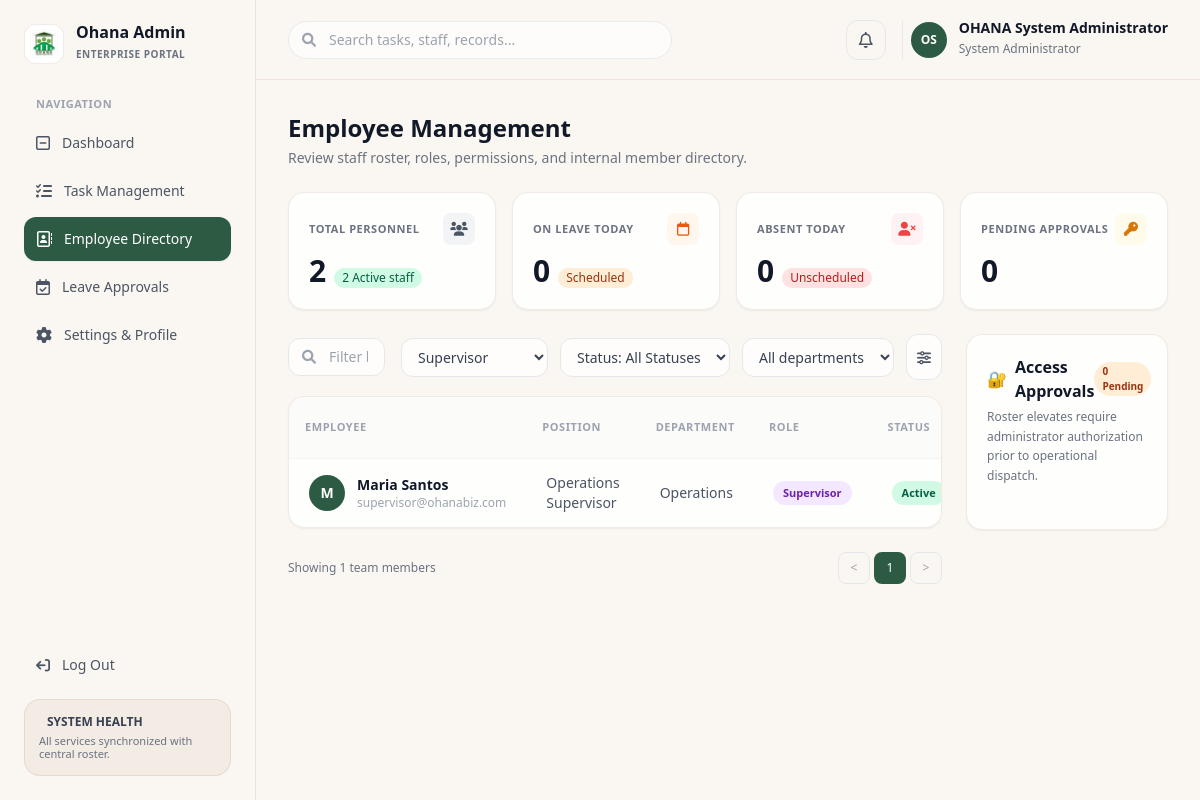
Page /admin_employee_list.php?role=supervisor (signed in) on the committed database.
### tables this page shows
CREATE TABLE IF NOT EXISTS `users` (
    `id`            INT UNSIGNED    NOT NULL AUTO_INCREMENT,
    `full_name`     VARCHAR(150)    NOT NULL,
    `email`         VARCHAR(191)    NOT NULL,
    `password_hash` VARCHAR(255)    NOT NULL,            
    `role`          ENUM('admin','supervisor','employee','client')
                                    NOT NULL DEFAULT 'client',
    `phone`         VARCHAR(20)     NULL,
    `position`      VARCHAR(100)    NULL,                
    `department`    VARCHAR(100)    NULL,                
    `status`        ENUM('active','inactive','suspended')
                                    NOT NULL DEFAULT 'active',
    `profile_photo` VARCHAR(255)    NULL,
    `created_at`    DATETIME        NOT NULL DEFAULT CURRENT_TIMESTAMP,
    `updated_at`    DATETIME        NOT NULL DEFAULT CURRENT_TIMESTAMP
                                        ON UPDATE CURRENT_TIMESTAMP,
    `last_login`    DATETIME        NULL,
    PRIMARY KEY (`id`),
    UNIQUE KEY `uq_email` (`email`),
    INDEX `idx_role` (`role`),
    INDEX `idx_status` (`status`)
);

### admin_employee_list.php (the view, shortened to what the rows shown need)
<?php
require_once __DIR__ . '/config/auth.php';
$roleFilter = $_GET['role'] ?? 'all';
$page = max(1, (int) ($_GET['page'] ?? 1));
$perPage = 10;
$where = ['role IN (\'employee\',\'supervisor\')'];
$params = [];
if ($roleFilter !== 'all') { $where[] = 'role = ?'; $params[] = $roleFilter; }
$whereSql = 'WHERE ' . implode(' AND ', $where);
$countStmt = $pdo->prepare("SELECT COUNT(*) FROM users $whereSql");
$countStmt->execute($params);
$totalEmp = (int) $countStmt->fetchColumn();
$totalPages = max(1, (int) ceil($totalEmp / $perPage));
$page = min($page, $totalPages);
$offset = ($page - 1) * $perPage;
$stmt = $pdo->prepare("SELECT id, full_name, email, role, position, department, status, last_login FROM users $whereSql ORDER BY role ASC, full_name ASC LIMIT $perPage OFFSET $offset");
$stmt->execute($params);
$employees = $stmt->fetchAll(PDO::FETCH_ASSOC);
?>
<!DOCTYPE html>
<html lang="en">
<head>
  <script src="https://cdn.tailwindcss.com"></script>
  <link href="https://cdnjs.cloudflare.com/ajax/libs/font-awesome/6.0.0/css/all.min.css" rel="stylesheet">
</head>
<body class="bg-[#FAF7F2] text-gray-800 antialiased flex h-screen overflow-hidden">
  <aside class="w-64 bg-[#FAF7F2] border-r border-amber-900/10 flex flex-col justify-between p-6 shrink-0 sticky top-0 h-screen overflow-y-auto">
    <div>
      <a href="admin_dashboard.php" class="flex items-center gap-3 mb-8 group">
        <div>
          <h1 class="font-bold text-gray-900 leading-none text-base">Ohana Admin</h1>
        </div>
      </a>
    </div>
  </aside>
  <main class="flex-1 flex flex-col min-w-0 min-h-0 overflow-hidden">
    <div class="p-8 space-y-6 overflow-y-auto flex-1 min-h-0">
      <div class="flex items-center justify-between">
        <div>
          <h2 class="text-2xl font-bold text-gray-900">Employee Management</h2>
        </div>
      </div>
      <div class="grid grid-cols-4 gap-6 items-start">
        <div class="col-span-3 space-y-4">
          <div class="bg-white/80 border border-amber-900/10 rounded-2xl overflow-hidden shadow-sm">
            <table class="w-full text-left border-collapse">
              <thead>
                <tr class="border-b border-gray-100 text-[11px] font-bold text-gray-400 uppercase tracking-wider bg-black/[0.01]">
                  <th class="py-3.5 px-4">EMPLOYEE</th>
                  <th class="py-3.5 px-4">POSITION</th>
                  <th class="py-3.5 px-4">DEPARTMENT</th>
                  <th class="py-3.5 px-4">ROLE</th>
                  <th class="py-3.5 px-4">STATUS</th>
                </tr>
              </thead>
              <tbody class="divide-y divide-gray-100 text-sm">
                <?php if (empty($employees)): ?>
                  <tr><td colspan="7" class="text-center py-10 text-gray-400">No employee records found.</td></tr>
                <?php else: foreach ($employees as $emp): ?>
                  <tr class="border-t border-gray-100 hover:bg-gray-50/50 transition">
                    <td class="py-3.5 px-5"><div class="flex items-center gap-3"><div class="w-9 h-9 rounded-full bg-[#2D5A43] text-white flex items-center justify-center text-sm font-bold shrink-0"><?= strtoupper(substr($emp['full_name'],0,1)) ?></div><div><p class="text-sm font-semibold text-gray-900"><?= htmlspecialchars($emp['full_name']) ?></p><p class="text-xs text-gray-400"><?= htmlspecialchars($emp['email']) ?></p></div></div></td>
                    <td class="py-3.5 px-5 text-sm text-gray-600"><?= htmlspecialchars($emp['position'] ?? '—') ?></td>
                    <td class="py-3.5 px-5 text-sm text-gray-600"><?= htmlspecialchars($emp['department'] ?? '—') ?></td>
                    <td class="py-3.5 px-5"><span class="inline-block px-2.5 py-0.5 rounded-full text-[11px] font-semibold <?= $emp['role'] === 'supervisor' ? 'bg-purple-100 text-purple-800' : 'bg-blue-100 text-blue-800' ?>"><?= ucfirst($emp['role']) ?></span></td>
                    <td class="py-3.5 px-5"><span class="inline-block px-2.5 py-0.5 rounded-full text-[11px] font-semibold <?= $emp['status'] === 'active' ? 'bg-emerald-100 text-emerald-800' : 'bg-red-100 text-red-800' ?>"><?= ucfirst($emp['status']) ?></span></td>
                  </tr>
                <?php endforeach; endif; ?>
              </tbody>
            </table>
          </div>
        </div>
      </div>
    </div>
  </main>
</body>
</html>

### rows in the picture
users: full_name "M", full_name "Maria Santos", email "supervisor@ohanabiz.com", position "Operations Supervisor", department "Operations", role "Supervisor", status "Active"

### other values in the picture
$user['initials'] "OS"
$user['full_name'] "OHANA System Administrator"
$user['position'] "System Administrator"
$total_emp_count "2"
$active_count "2"
count($employees) "1"
